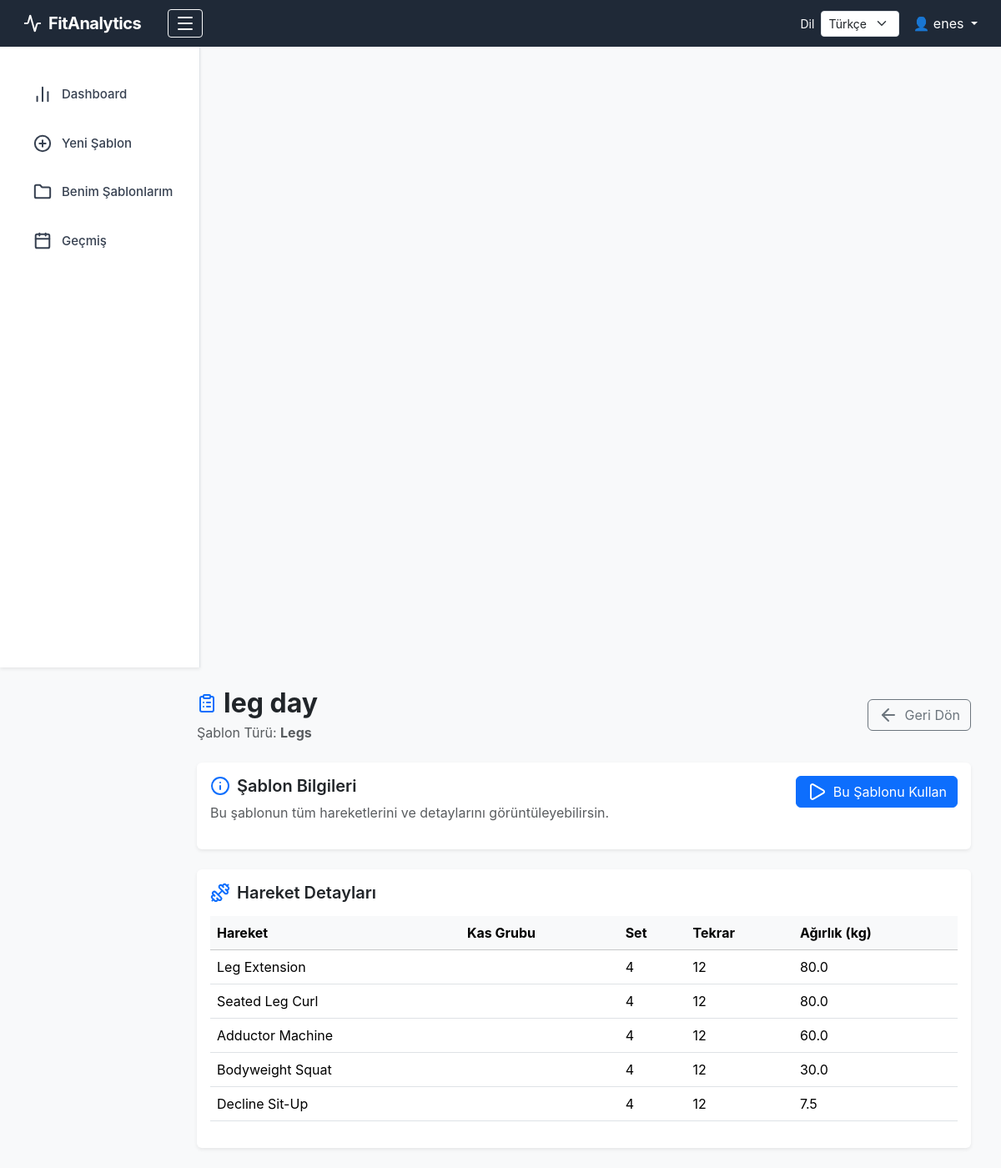
The app's page /template/2 (signed in) with its own data.
### tables this page shows
CREATE TABLE workout_templates (
    template_id    INTEGER PRIMARY KEY AUTOINCREMENT,
    user_id        INTEGER NOT NULL,
    template_name  TEXT NOT NULL,
    workout_type   TEXT NOT NULL,
    FOREIGN KEY (user_id) REFERENCES users(user_id)
);

CREATE TABLE template_exercises (
    template_exercise_id INTEGER PRIMARY KEY AUTOINCREMENT,
    template_id          INTEGER NOT NULL,
    exercise_lib_id      INTEGER NOT NULL,
    exercise_name        TEXT NOT NULL,
    muscle_id            INTEGER NOT NULL,
    default_sets         INTEGER,
    default_reps         INTEGER,
    default_weight       REAL,
    FOREIGN KEY (template_id) REFERENCES workout_templates(template_id),
    FOREIGN KEY (exercise_lib_id) REFERENCES exercise_library(exercise_lib_id),
    FOREIGN KEY (muscle_id) REFERENCES muscles(muscle_id)
);

### app/routes.py (the view)
@main.route("/template/<int:template_id>")
def template_detail(template_id):
    if "user_id" not in session:
        return redirect(url_for("main.login"))
    conn = get_connection()
    cur = conn.cursor()
    cur.execute(
        "SELECT template_id, template_name, workout_type FROM workout_templates WHERE template_id = ? AND user_id = ?",
        (template_id, session["user_id"]),
    )
    template = cur.fetchone()
    if not template:
        conn.close()
        return "Template not found", 404
    cur.execute(
        """
        SELECT
            te.exercise_name,
            m.name_tr AS muscle,
            te.default_sets,
            te.default_reps,
            te.default_weight
        FROM template_exercises te
        JOIN muscles m ON m.muscle_id = te.muscle_id
        WHERE te.template_id = ?
        """,
        (template_id,),
    )
    ex_list = cur.fetchall()
    conn.close()
    return render_template("template_detail.html", template=template, exercises=ex_list)

### app/database.py (called while the page is built)
def get_connection():
    conn = sqlite3.connect(DB_PATH)
    conn.row_factory = sqlite3.Row
    return conn

### app/templates/template_detail.html
{% extends "layout.html" %}
{% block content %}
<div class="container-fluid">
    <div class="d-flex justify-content-between align-items-center mb-4">
        <div>
            <h2 class="fw-bold mb-1 d-flex align-items-center">
                <i data-lucide="clipboard-list" class="me-2 text-primary"></i>
                {{ template.template_name }}
            </h2>
            <p class="text-muted mb-0">
                Şablon Türü: <strong>{{ template.workout_type | capitalize }}</strong>
            </p>
        </div>
        <a href="{{ url_for('main.my_templates') }}"
           class="btn btn-outline-secondary d-flex align-items-center">
            <i data-lucide="arrow-left" class="me-2"></i>
            Geri Dön
        </a>
    </div>
    <div class="card shadow-sm border-0 mb-4">
        <div class="card-body">
            <div class="d-flex justify-content-between align-items-start">
                <div>
                    <h5 class="fw-semibold d-flex align-items-center">
                        <i data-lucide="info" class="me-2 text-primary"></i>
                        Şablon Bilgileri
                    </h5>
                    <p class="text-muted">
                        Bu şablonun tüm hareketlerini ve detaylarını görüntüleyebilirsin.
                    </p>
                </div>
                <a href="{{ url_for('main.use_template', template_id=template.template_id) }}"
                   class="btn btn-primary text-white d-flex align-items-center">
                    <i data-lucide="play" class="me-2"></i>
                    Bu Şablonu Kullan
                </a>
            </div>
        </div>
    </div>
    <div class="card shadow-sm border-0">
        <div class="card-body">
            <h5 class="fw-semibold mb-3 d-flex align-items-center">
                <i data-lucide="dumbbell" class="me-2 text-primary"></i>
                Hareket Detayları
            </h5>
            {% if exercises %}
            <table class="table table-hover align-middle">
                <thead class="table-light">
                    <tr>
                        <th>Hareket</th>
                        <th>Kas Grubu</th>
                        <th>Set</th>
                        <th>Tekrar</th>
                        <th>Ağırlık (kg)</th>
                    </tr>
                </thead>
                <tbody>
                    {% for ex in exercises %}
                    <tr>
                        <td>{{ ex.exercise_name }}</td>
                        <td>{{ ex.target_muscle }}</td>
                        <td>{{ ex.default_sets }}</td>
                        <td>{{ ex.default_reps }}</td>
                        <td>{{ ex.default_weight }}</td>
                    </tr>
                    {% endfor %}
                </tbody>
            </table>
            {% else %}
            <p class="text-muted mb-0">Bu şablonda henüz hareket yok.</p>
            {% endif %}
        </div>
    </div>
</div>
{% endblock %}

### app/static/style.css (style rules this page uses)
body { background-color: #f4f6fb !important; font-family: 'Inter', sans-serif; }

### records on screen
workout_templates: template_name "leg day", workout_type "Legs"
template_exercises: exercise_name "Leg Extension", default_sets "4", default_reps "12", default_weight "80.0"
template_exercises: exercise_name "Seated Leg Curl", default_sets "4", default_reps "12", default_weight "80.0"
template_exercises: exercise_name "Adductor Machine", default_sets "4", default_reps "12", default_weight "60.0"
template_exercises: exercise_name "Bodyweight Squat", default_sets "4", default_reps "12", default_weight "30.0"
template_exercises: exercise_name "Decline Sit-Up", default_sets "4", default_reps "12", default_weight "7.5"

### other values on screen
{{ t.language_label }} "Dil"
{{ session["user_name"] }} "enes"
{{ t.nav_dashboard }} "Dashboard"
{{ t.nav_history }} "Geçmiş"
form field language "Türkçe"
